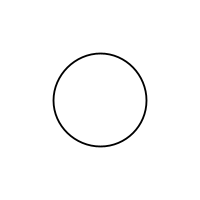
Frame 1 (no input)
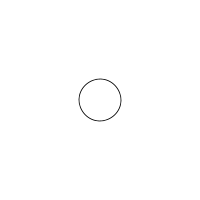
Frame 60 (the mouse pressed at the canvas centre just before this capture)
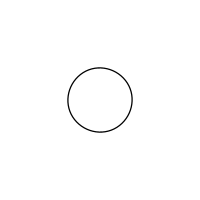
Frame 120 (the mouse held since frame 60 and released just before this capture)

The Processing sketch that drew these frames (run headless with seeded random() and noise(); from frame 60 on, the mouse is pressed at the canvas centre):

// Processing sketch: processing_167346
// ── processing_167346.pde

 
float a=0;
float s = 0;
float r = 0;

void setup(){
  //Setting up background size
  size(200,200); 
  //Setting up a white background
  background(255); 
 
}

void draw(){
  
//redraws the background so that shapes are not drawn ontop of old ones
background(255);


a=a+0.4;
  translate(100, 100);
  
     s = cos(a)*2;
 scale(s);
  rotate(r);
  ellipse(0, 0, 50, 50); 

  
r=r+0.1;




}
